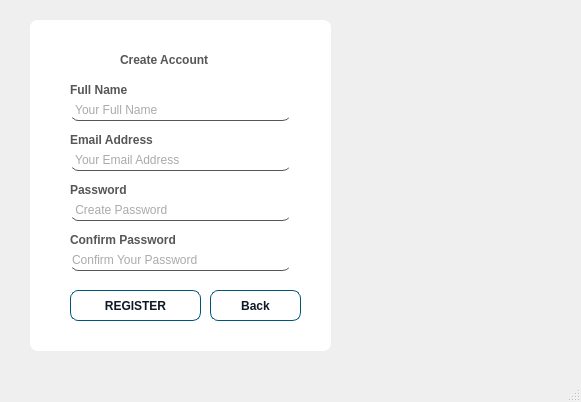
<?xml version="1.0" encoding="UTF-8"?>
<ui version="4.0">
 <class>MainWindow</class>
 <widget class="QMainWindow" name="MainWindow">
  <property name="geometry">
   <rect>
    <x>0</x>
    <y>0</y>
    <width>581</width>
    <height>402</height>
   </rect>
  </property>
  <property name="windowTitle">
   <string>Student Registration Form</string>
  </property>
  <property name="styleSheet">
   <string notr="true">QMainWindow {
	
	border-image: url(GUI_Elements/bg image.png);
}
QLabel {
  color: #464d55;
  font-weight: 600;
}
QLabel#heading {
  color: #0f1925;
  font-size: 18px;
  margin-bottom: 10px;
}

QLabel#subheading {
  color: #0f1925;
  font-size: 12px;
  font-weight: normal;
  margin-bottom: 10px;
}
QLineEdit {
  background: transparent;
  color: rgb(86, 86, 86);
  border-bottom: 1px solid rgb(86, 86, 86);
}

QPushButton {
  background-color: #00557f;
  color: #0f1925;
  font-weight: 600;
  border-radius: 8px;
  border: 1px solid #00557f;
  padding: 5px 15px;
  margin-top: 10px;
  outline: 0px;
}
QPushButton:hover,
QPushButton:focus {
  background-color: #85E3D9;
  border: 3px solid #85E3D9;
}
</string>
  </property>
  <widget class="QWidget" name="centralwidget">
   <widget class="QFrame" name="frame">
    <property name="geometry">
     <rect>
      <x>30</x>
      <y>20</y>
      <width>301</width>
      <height>331</height>
     </rect>
    </property>
    <property name="styleSheet">
     <string notr="true">background-color: rgb(255, 255, 255);
border-radius: 8px;</string>
    </property>
    <property name="frameShape">
     <enum>QFrame::StyledPanel</enum>
    </property>
    <property name="frameShadow">
     <enum>QFrame::Raised</enum>
    </property>
    <widget class="QLabel" name="label_3">
     <property name="geometry">
      <rect>
       <x>90</x>
       <y>30</y>
       <width>171</width>
       <height>20</height>
      </rect>
     </property>
     <property name="styleSheet">
      <string notr="true">font: 75 16pt &quot;MS Shell Dlg 2&quot;;

color: rgb(86, 86, 86);</string>
     </property>
     <property name="text">
      <string>Create Account</string>
     </property>
    </widget>
    <widget class="QLineEdit" name="namelabel">
     <property name="geometry">
      <rect>
       <x>40</x>
       <y>80</y>
       <width>221</width>
       <height>21</height>
      </rect>
     </property>
     <property name="styleSheet">
      <string notr="true">background:transparent;</string>
     </property>
     <property name="text">
      <string/>
     </property>
     <property name="placeholderText">
      <string> Your Full Name</string>
     </property>
    </widget>
    <widget class="QLabel" name="label_4">
     <property name="geometry">
      <rect>
       <x>40</x>
       <y>60</y>
       <width>121</width>
       <height>20</height>
      </rect>
     </property>
     <property name="styleSheet">
      <string notr="true">font: 75 8pt &quot;MS Shell Dlg 2&quot;;
color: rgb(86, 86, 86);</string>
     </property>
     <property name="text">
      <string>Full Name</string>
     </property>
    </widget>
    <widget class="QLabel" name="label_5">
     <property name="geometry">
      <rect>
       <x>40</x>
       <y>110</y>
       <width>121</width>
       <height>20</height>
      </rect>
     </property>
     <property name="styleSheet">
      <string notr="true">font: 75 8pt &quot;MS Shell Dlg 2&quot;;
color: rgb(86, 86, 86);</string>
     </property>
     <property name="text">
      <string>Email Address</string>
     </property>
    </widget>
    <widget class="QLineEdit" name="stdemail">
     <property name="geometry">
      <rect>
       <x>40</x>
       <y>130</y>
       <width>221</width>
       <height>21</height>
      </rect>
     </property>
     <property name="styleSheet">
      <string notr="true">background:transparent;</string>
     </property>
     <property name="text">
      <string/>
     </property>
     <property name="placeholderText">
      <string> Your Email Address</string>
     </property>
    </widget>
    <widget class="QLabel" name="label_8">
     <property name="geometry">
      <rect>
       <x>40</x>
       <y>160</y>
       <width>121</width>
       <height>20</height>
      </rect>
     </property>
     <property name="styleSheet">
      <string notr="true">font: 75 8pt &quot;MS Shell Dlg 2&quot;;
color: rgb(86, 86, 86);</string>
     </property>
     <property name="text">
      <string>Password</string>
     </property>
    </widget>
    <widget class="QLineEdit" name="stdpass">
     <property name="geometry">
      <rect>
       <x>40</x>
       <y>180</y>
       <width>221</width>
       <height>21</height>
      </rect>
     </property>
     <property name="styleSheet">
      <string notr="true">background:transparent;</string>
     </property>
     <property name="text">
      <string/>
     </property>
     <property name="echoMode">
      <enum>QLineEdit::Password</enum>
     </property>
     <property name="placeholderText">
      <string> Create Password</string>
     </property>
    </widget>
    <widget class="QPushButton" name="studentRegister">
     <property name="geometry">
      <rect>
       <x>40</x>
       <y>260</y>
       <width>131</width>
       <height>41</height>
      </rect>
     </property>
     <property name="styleSheet">
      <string notr="true">QPushButton:hover,
QPushButton:focus {
	
  color: rgb(255, 255, 255);
  background-color: #85E3D9;
  border: 3px solid #85E3D9;
}</string>
     </property>
     <property name="text">
      <string>REGISTER</string>
     </property>
    </widget>
    <widget class="QLabel" name="label_6">
     <property name="geometry">
      <rect>
       <x>0</x>
       <y>0</y>
       <width>51</width>
       <height>51</height>
      </rect>
     </property>
     <property name="styleSheet">
      <string notr="true">image: url(GUI_Elements/DB Project.png);</string>
     </property>
     <property name="text">
      <string/>
     </property>
    </widget>
    <widget class="QLabel" name="label_9">
     <property name="geometry">
      <rect>
       <x>40</x>
       <y>210</y>
       <width>121</width>
       <height>20</height>
      </rect>
     </property>
     <property name="styleSheet">
      <string notr="true">font: 75 8pt &quot;MS Shell Dlg 2&quot;;
color: rgb(86, 86, 86);</string>
     </property>
     <property name="text">
      <string>Confirm Password</string>
     </property>
    </widget>
    <widget class="QLineEdit" name="stdpasscon">
     <property name="geometry">
      <rect>
       <x>40</x>
       <y>230</y>
       <width>221</width>
       <height>21</height>
      </rect>
     </property>
     <property name="styleSheet">
      <string notr="true">background:transparent;</string>
     </property>
     <property name="text">
      <string/>
     </property>
     <property name="echoMode">
      <enum>QLineEdit::Password</enum>
     </property>
     <property name="placeholderText">
      <string>Confirm Your Password</string>
     </property>
    </widget>
    <widget class="QPushButton" name="backbutton">
     <property name="geometry">
      <rect>
       <x>180</x>
       <y>260</y>
       <width>91</width>
       <height>41</height>
      </rect>
     </property>
     <property name="styleSheet">
      <string notr="true">QPushButton:hover,
QPushButton:focus {
	
  color: rgb(255, 255, 255);
  background-color: #85E3D9;
  border: 3px solid #85E3D9;
}</string>
     </property>
     <property name="text">
      <string>Back</string>
     </property>
    </widget>
   </widget>
   <widget class="QLabel" name="label_2">
    <property name="geometry">
     <rect>
      <x>360</x>
      <y>40</y>
      <width>391</width>
      <height>281</height>
     </rect>
    </property>
    <property name="styleSheet">
     <string notr="true">image: url(GUI_Elements/2.png);</string>
    </property>
    <property name="text">
     <string/>
    </property>
   </widget>
   <widget class="QLabel" name="label">
    <property name="geometry">
     <rect>
      <x>290</x>
      <y>20</y>
      <width>331</width>
      <height>341</height>
     </rect>
    </property>
    <property name="styleSheet">
     <string notr="true">
image: url(GUI_Elements/register.png);</string>
    </property>
    <property name="text">
     <string/>
    </property>
   </widget>
  </widget>
  <widget class="QMenuBar" name="menubar">
   <property name="geometry">
    <rect>
     <x>0</x>
     <y>0</y>
     <width>581</width>
     <height>18</height>
    </rect>
   </property>
  </widget>
  <widget class="QStatusBar" name="statusbar"/>
 </widget>
 <resources>
  <include location="GUI Elements/RegisterNowScreen.qrc"/>
 </resources>
 <connections/>
</ui>
